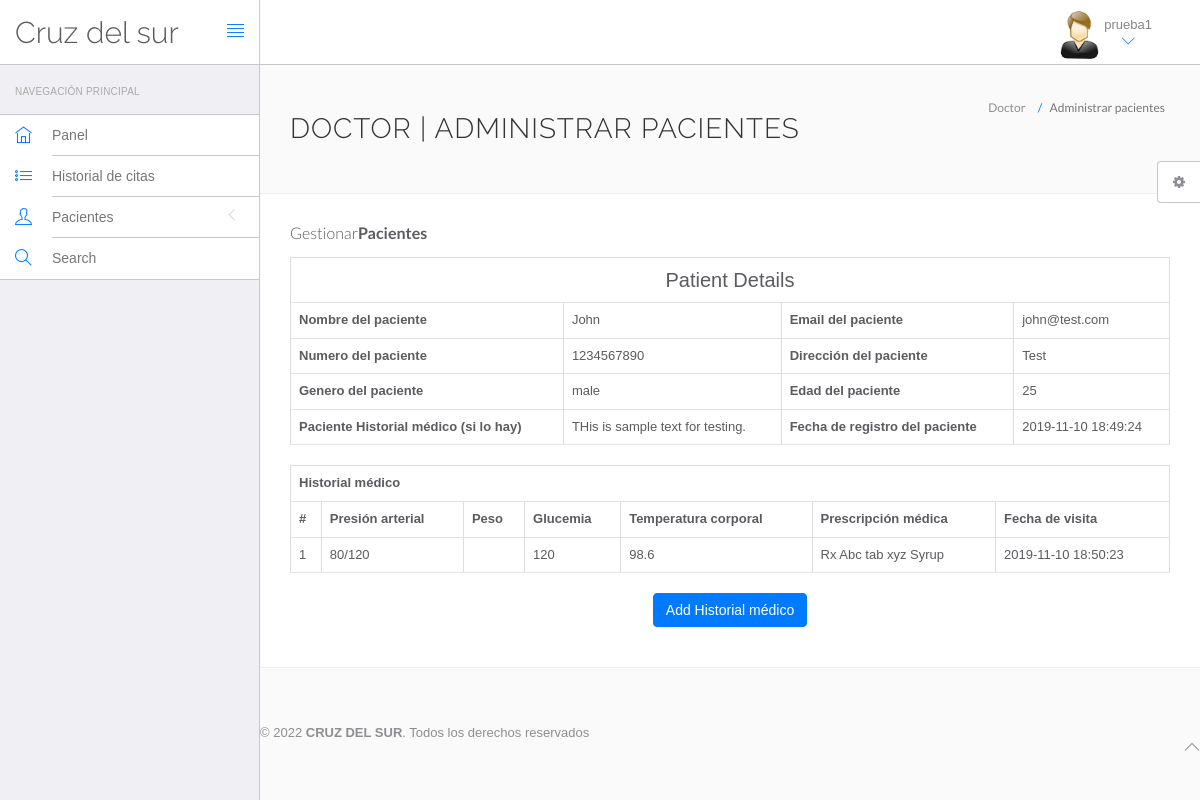
Screenshot of /hms/doctor/view-patient.php?viewid=5 (signed in) with the database file from the repository.
### tables this page shows
CREATE TABLE `doctors` (
  `id` int(11) NOT NULL,
  `specilization` varchar(255) DEFAULT NULL,
  `doctorName` varchar(255) DEFAULT NULL,
  `address` longtext DEFAULT NULL,
  `docFees` varchar(255) DEFAULT NULL,
  `contactno` bigint(11) DEFAULT NULL,
  `docEmail` varchar(255) DEFAULT NULL,
  `password` varchar(255) DEFAULT NULL,
  `creationDate` timestamp NULL DEFAULT current_timestamp(),
  `updationDate` timestamp NULL DEFAULT NULL ON UPDATE current_timestamp()
);

CREATE TABLE `tblpatient` (
  `ID` int(10) NOT NULL,
  `Docid` int(10) DEFAULT NULL,
  `PatientName` varchar(200) DEFAULT NULL,
  `PatientContno` bigint(10) DEFAULT NULL,
  `PatientEmail` varchar(200) DEFAULT NULL,
  `PatientGender` varchar(50) DEFAULT NULL,
  `PatientAdd` mediumtext DEFAULT NULL,
  `PatientAge` int(10) DEFAULT NULL,
  `PatientMedhis` mediumtext DEFAULT NULL,
  `CreationDate` timestamp NULL DEFAULT current_timestamp(),
  `UpdationDate` timestamp NULL DEFAULT NULL ON UPDATE current_timestamp()
);

CREATE TABLE `tblmedicalhistory` (
  `ID` int(10) NOT NULL,
  `PatientID` int(10) DEFAULT NULL,
  `BloodPressure` varchar(200) DEFAULT NULL,
  `BloodSugar` varchar(200) NOT NULL,
  `Weight` varchar(100) DEFAULT NULL,
  `Temperature` varchar(200) DEFAULT NULL,
  `MedicalPres` mediumtext DEFAULT NULL,
  `CreationDate` timestamp NOT NULL DEFAULT current_timestamp() ON UPDATE current_timestamp()
);

### hms/doctor/view-patient.php (the view, shortened to what this page needs)
<?php
include('include/config.php');
?>
<!DOCTYPE html>
<html lang="en">
	<head>
		<link rel="stylesheet" href="vendor/bootstrap/css/bootstrap.min.css">
		<link rel="stylesheet" href="vendor/fontawesome/css/font-awesome.min.css">
		<link rel="stylesheet" href="vendor/themify-icons/themify-icons.min.css">
		<link href="vendor/animate.css/animate.min.css" rel="stylesheet" media="screen">
		<link href="vendor/perfect-scrollbar/perfect-scrollbar.min.css" rel="stylesheet" media="screen">
		<link href="vendor/switchery/switchery.min.css" rel="stylesheet" media="screen">
		<link href="vendor/bootstrap-touchspin/jquery.bootstrap-touchspin.min.css" rel="stylesheet" media="screen">
		<link href="vendor/select2/select2.min.css" rel="stylesheet" media="screen">
		<link href="vendor/bootstrap-datepicker/bootstrap-datepicker3.standalone.min.css" rel="stylesheet" media="screen">
		<link href="vendor/bootstrap-timepicker/bootstrap-timepicker.min.css" rel="stylesheet" media="screen">
		<link rel="stylesheet" href="assets/css/styles.css">
		<link rel="stylesheet" href="assets/css/plugins.css">
		<link rel="stylesheet" href="assets/css/themes/theme-1.css" id="skin_color" />
	</head>
	<body>
		<div id="app">
<?php include('include/sidebar.php');?>
<div class="app-content">
<?php include('include/header.php');?>
<div class="main-content" >
<div class="wrap-content container" id="container">
<section id="page-title">
<div class="row">
<div class="col-sm-8">
<h1 class="mainTitle">Doctor | Administrar pacientes</h1>
</div>
<ol class="breadcrumb">
<li>
<span>Doctor</span>
</li>
<li class="active">
<span>Administrar pacientes</span>
</li>
</ol>
</div>
</section>
<div class="container-fluid container-fullw bg-white">
<div class="row">
<div class="col-md-12">
<h5 class="over-title margin-bottom-15">Gestionar<span class="text-bold">Pacientes</span></h5>
<?php
                               $vid=$_GET['viewid'];
                               $ret=mysqli_query($con,"select * from tblpatient where ID='$vid'");
$cnt=1;
while ($row=mysqli_fetch_array($ret)) {
                               ?>
<table border="1" class="table table-bordered">
 <tr align="center">
<td colspan="4" style="font-size:20px;color:blue">
 Patient Details</td></tr>
    <tr>
    <th scope>Nombre del paciente</th>
    <td><?php  echo $row['PatientName'];?></td>
    <th scope>Email del paciente</th>
    <td><?php  echo $row['PatientEmail'];?></td>
  </tr>
  <tr>
    <th scope>Numero del paciente</th>
    <td><?php  echo $row['PatientContno'];?></td>
    <th>Dirección del paciente</th>
    <td><?php  echo $row['PatientAdd'];?></td>
  </tr>
    <tr>
    <th>Genero del paciente</th>
    <td><?php  echo $row['PatientGender'];?></td>
    <th>Edad del paciente</th>
    <td><?php  echo $row['PatientAge'];?></td>
  </tr>
  <tr>
    <th>Paciente Historial médico (si lo hay)</th>
    <td><?php  echo $row['PatientMedhis'];?></td>
     <th>Fecha de registro del paciente</th>
    <td><?php  echo $row['CreationDate'];?></td>
  </tr>
<?php }?>
</table>
<?php
$ret=mysqli_query($con,"select * from tblmedicalhistory  where PatientID='$vid'");
 ?>
<table id="datatable" class="table table-bordered dt-responsive nowrap" style="border-collapse: collapse; border-spacing: 0; width: 100%;">
  <tr align="center">
   <th colspan="8" >Historial médico</th>
  </tr>
  <tr>
    <th>#</th>
<th>Presión arterial</th>
<th>Peso</th>
<th>Glucemia</th>
<th>Temperatura corporal</th>
<th>Prescripción médica</th>
<th>Fecha de visita</th>
</tr>
<?php
while ($row=mysqli_fetch_array($ret)) {
  ?>
<tr>
  <td><?php echo $cnt;?></td>
 <td><?php  echo $row['BloodPressure'];?></td>
 <td><?php  echo $row['Peso'];?></td>
 <td><?php  echo $row['BloodSugar'];?></td>
  <td><?php  echo $row['Temperature'];?></td>
  <td><?php  echo $row['MedicalPres'];?></td>
  <td><?php  echo $row['CreationDate'];?></td>
</tr>
<?php $cnt=$cnt+1;} ?>
</table>
<p align="center">
 <button class="btn btn-primary waves-effect waves-light w-lg" data-toggle="modal" data-target="#myModal">Add Historial médico</button></p>
</div>
</div>
</div>
</div>
	<?php include('include/footer.php');?>
	<?php include('include/setting.php');?>
		</div>
	</body>
</html>

### hms/doctor/include/header.php (shortened to what this page needs)
<header class="navbar navbar-default navbar-static-top">
	<div class="navbar-header">
		<a class="navbar-brand" href="#">
			<h2 style="padding-top: 10% ">Cruz del sur</h2>
		</a>
		<a href="#" class="sidebar-toggler pull-right visible-md visible-lg" data-toggle-class="app-sidebar-closed" data-toggle-target="#app">
			<i class="ti-align-justify"></i>
		</a>
	</div>
	<div class="navbar-collapse collapse">
		<ul class="nav navbar-right">
			<li class="dropdown current-user">
				<a href class="dropdown-toggle" data-toggle="dropdown">
					<img src="assets/images/images.jpg"> <span class="username">
						<?php $query = mysqli_query($con, "select doctorName from doctors where id='" . $_SESSION['id'] . "'");
						while ($row = mysqli_fetch_array($query)) {
							echo $row['doctorName'];
						}
						?> <i class="ti-angle-down"></i></i></span>
				</a>
			</li>
		</ul>
	</div>
</header>

### hms/doctor/assets/css/themes/theme-1.css (style rules this page uses)
body { background: #FAFAFA; }
header .navbar-header { background: #ffffff !important; border-right-color: #c8c7cc !important; border-bottom-color: #c8c7cc !important; }
header .navbar-header .sidebar-toggler, header .navbar-header .sidebar-mobile-toggler { color: #007aff !important; }
header .navbar-header .navbar-brand { color: #777 !important; }
header .navbar-collapse { background: #ffffff !important; border-bottom-color: #c8c7cc !important; box-shadow: none !important; }
header .navbar-collapse .navbar-right > li > a { color: #777; }
header .navbar-collapse .navbar-right > li > a i { color: #007aff !important; }

### rows the page displays
doctors: doctorName "prueba1"
tblpatient: PatientName "John", PatientEmail "john@test.com", PatientContno "1234567890", PatientAdd "Test", PatientGender "male", PatientAge "25", PatientMedhis "THis is sample text for testing.", CreationDate "2019-11-10 18:49:24"
tblmedicalhistory: BloodPressure "80/120", BloodSugar "120", Temperature "98.6", MedicalPres "Rx Abc tab xyz Syrup", CreationDate "2019-11-10 18:50:23"
